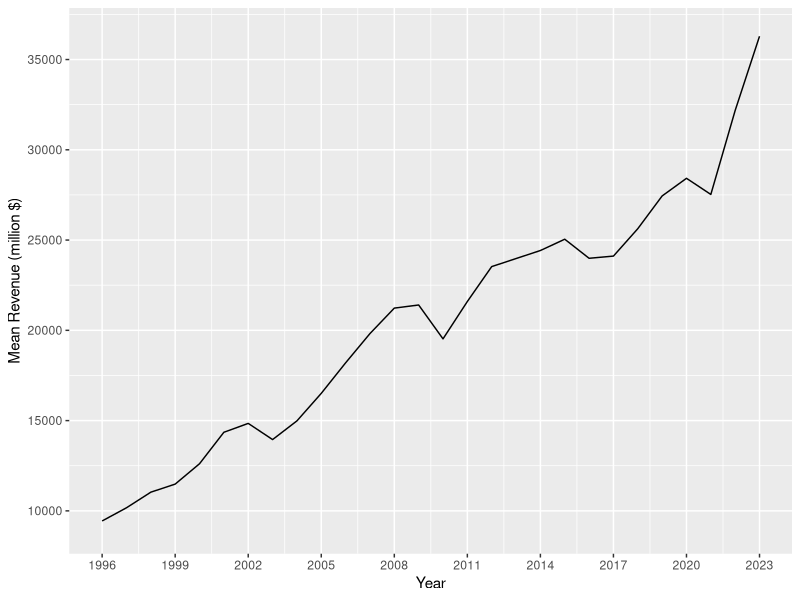
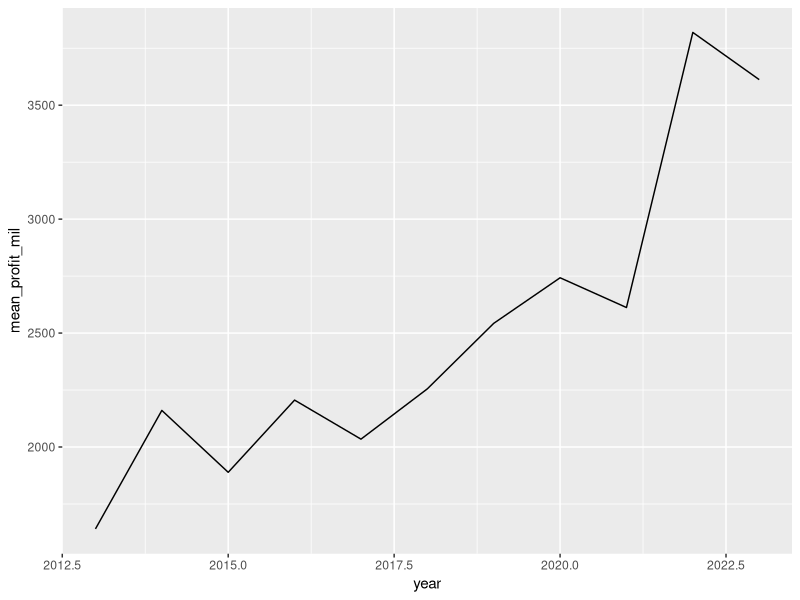
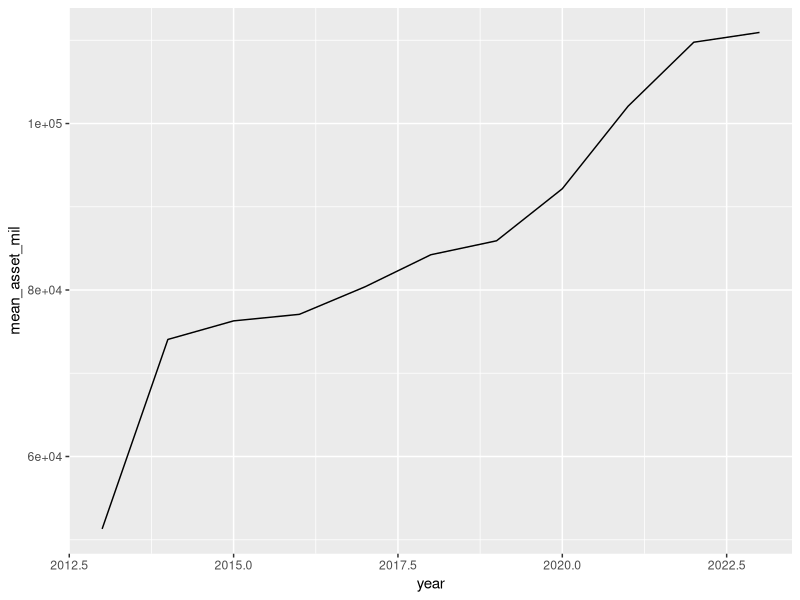

These figures' R source, in order:
## ---- chunk 1
#| message: false
#| warning: false
library(tidyverse)
library(dplyr)
library(readr)
library(forcats)
## ---- chunk 2
fortune <- read_csv('data/Cleaned Data.csv', show_col_types = FALSE) |>
  select(rank, year, revenue_mil, profit_mil, asset_mil) |>
  filter(rank <= 500)
## ---- chunk 3
revenue <- fortune |>
  summarize(mean_revenue_mil = mean(revenue_mil, na.rm = TRUE), .by = year)

revenue$mean_revenue_mil[revenue$year == 2013] <- mean(c(23529.903, 24421.006))
## ---- chunk 4
profit <- fortune |>
  filter(year >= 2013) |>
  summarize(mean_profit_mil = mean(profit_mil, na.rm = TRUE), .by = year)
## ---- chunk 5
asset <- fortune |>
  filter(year >= 2013) |>
  summarize(mean_asset_mil = mean(asset_mil, na.rm = TRUE), .by = year)
## ---- chunk 6
revenue |>
  ggplot(aes(x = year, y = mean_revenue_mil)) +
  geom_line() +
  scale_x_continuous('Year',
                     breaks = c(1996,1999,2002,2005,2008,2011,2014,2017,2020,2023),
                     limits = c(1996,2023)) +
  scale_y_continuous('Mean Revenue (million $)',
                     breaks = c(10000,15000,20000,25000,30000,35000,40000),
                     limits = c(9000,36500))
## ---- chunk 7
profit |>
  ggplot(aes(x = year, y = mean_profit_mil)) +
  geom_line()
## ---- chunk 8
asset |>
  ggplot(aes(x = year, y = mean_asset_mil)) +
  geom_line()
